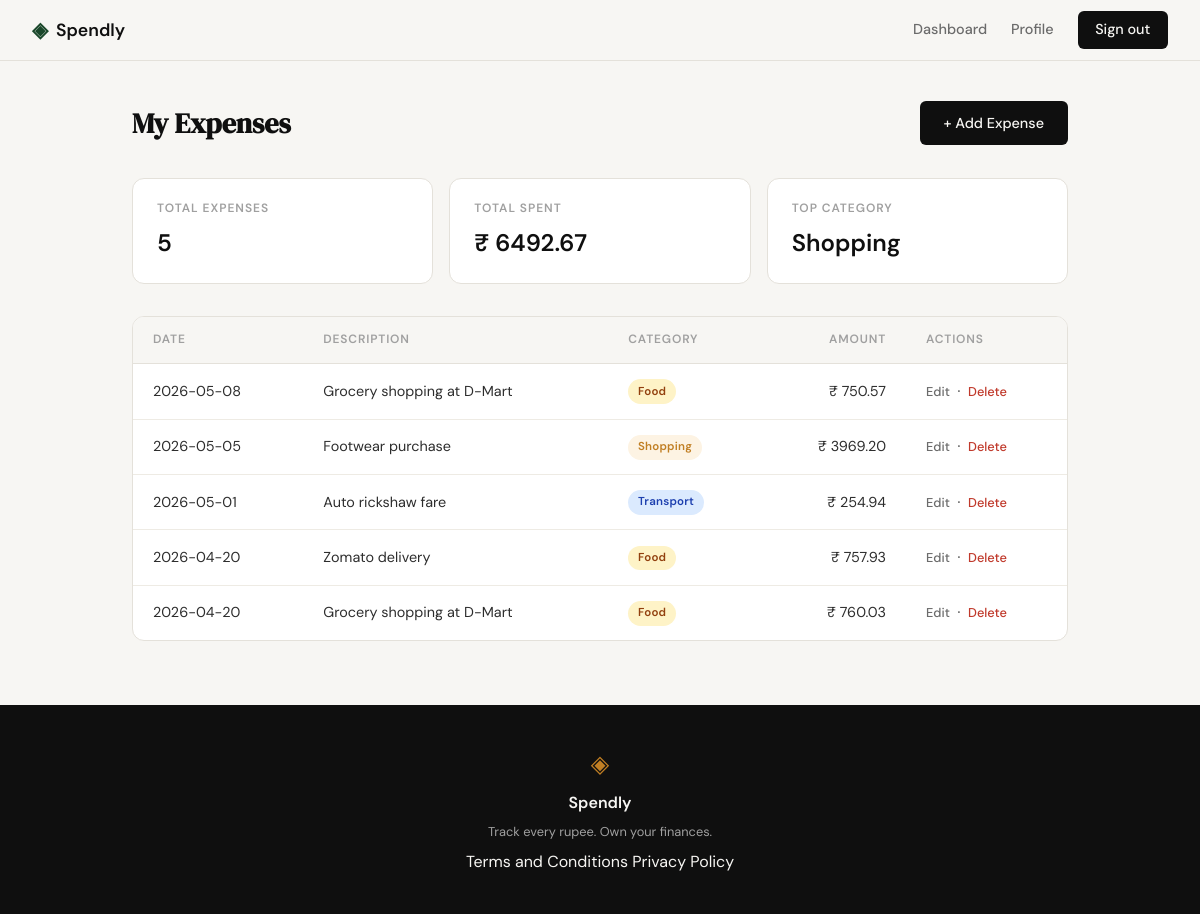
/dashboard (signed in), run on the app's committed database.
### tables this page shows
CREATE TABLE expenses (
            id          INTEGER PRIMARY KEY AUTOINCREMENT,
            user_id     INTEGER NOT NULL REFERENCES users(id),
            amount      REAL    NOT NULL,
            category    TEXT    NOT NULL,
            date        TEXT    NOT NULL,
            description TEXT,
            created_at  TEXT    DEFAULT (datetime('now'))
        );

### app.py (the view)
@app.route("/dashboard")
def dashboard():
    if not session.get("user_id"):
        return redirect(url_for("login"))
    conn = get_db()
    try:
        expenses = conn.execute(
            "SELECT id, amount, category, date, description FROM expenses"
            " WHERE user_id = ? ORDER BY date DESC, created_at DESC",
            (session["user_id"],),
        ).fetchall()
    finally:
        conn.close()
    total_count  = len(expenses)
    total_amount = sum(e["amount"] for e in expenses)
    cat_totals = {}
    for e in expenses:
        cat_totals[e["category"]] = cat_totals.get(e["category"], 0) + e["amount"]
    biggest_cat = max(cat_totals, key=cat_totals.get) if cat_totals else "—"
    return render_template(
        "dashboard.html",
        expenses=expenses,
        total_count=total_count,
        total_amount=total_amount,
        biggest_cat=biggest_cat,
    )

### database/db.py (called while the page is built)
def get_db():
    conn = sqlite3.connect(DB_PATH)
    conn.row_factory = sqlite3.Row
    conn.execute("PRAGMA foreign_keys = ON")
    return conn

### templates/dashboard.html (shortened to what this page needs)
{% extends "base.html" %}
{% block content %}
<div class="dashboard-section">
    <div class="dashboard-header">
        <h1 class="dashboard-title">My Expenses</h1>
        <a href="{{ url_for('add_expense') }}" class="btn-primary">+ Add Expense</a>
    </div>
    <div class="summary-cards">
        <div class="summary-card">
            <div class="summary-card-label">Total Expenses</div>
            <div class="summary-card-value">{{ total_count }}</div>
        </div>
        <div class="summary-card">
            <div class="summary-card-label">Total Spent</div>
            <div class="summary-card-value">₹ {{ "%.2f"|format(total_amount) }}</div>
        </div>
        <div class="summary-card">
            <div class="summary-card-label">Top Category</div>
            <div class="summary-card-value">{{ biggest_cat }}</div>
        </div>
    </div>
    <div class="expense-table-wrap">
        {% if expenses %}
        <table class="expense-table">
            <thead>
                <tr>
                    <th>Date</th>
                    <th>Description</th>
                    <th>Category</th>
                    <th class="col-amount">Amount</th>
                    <th>Actions</th>
                </tr>
            </thead>
            <tbody>
                {% for e in expenses %}
                <tr>
                    <td>{{ e.date }}</td>
                    <td>{{ e.description if e.description else "—" }}</td>
                    <td>
                        <span class="cat-badge cat-{{ e.category | lower }}">
                            {{ e.category }}
                        </span>
                    </td>
                    <td class="col-amount">₹ {{ "%.2f" | format(e.amount) }}</td>
                    <td>
                        <a href="{{ url_for('edit_expense', id=e.id) }}" class="table-action">Edit</a>
                        &nbsp;·&nbsp;
                        <form method="POST" action="{{ url_for('delete_expense', id=e.id) }}" style="display: inline;">
                            <button type="submit" class="table-action danger">Delete</button>
                        </form>
                    </td>
                </tr>
                {% endfor %}
            </tbody>
        </table>
        {% endif %}
    </div>
</div>
{% endblock %}

### static/css/style.css (style rules this page uses)
:root { --ink: #0f0f0f; --ink-soft: #2d2d2d; --ink-muted: #6b6b6b; --ink-faint: #a0a0a0; --paper: #f7f6f3; --paper-warm: #f0ede6; --paper-card: #ffffff; --accent: #1a472a; --accent-light: #e8f0eb; --accent-2: #c17f24; --accent-2-light: #fdf3e3; --danger: #c0392b; --danger-light: #fdecea; --border: #e4e1da; --border-soft: #eeebe4; --font-display: 'DM Serif Display', Georgia, serif; --font-body: 'DM Sans', system-ui, sans-serif; --max-width: 1200px; --auth-width: 440px; --radius-sm: 6px; --radius-md: 12px; --radius-lg: 20px; --cat-food-bg: #fef3c7; --cat-food-text: #92400e; --cat-transport-bg: #dbeafe; --cat-transport-text: #1e40af; --cat-bills-bg: var(--danger-light); --cat-bills-text: var(--danger); --cat-health-bg: var(--accent-light); --cat-health-text: var(--accent); --cat-entertainment-bg: #ede9fe; --cat-entertainment-text: #5b21b6; --cat-shopping-bg: var(--accent-2-light); --cat-shopping-text: var(--accent-2); --cat-other-bg: var(--paper-warm); --cat-other-text: var(--ink-muted); }
*, *::before, *::after { box-sizing: border-box; margin: 0; padding: 0; }
html { font-size: 16px; scroll-behavior: smooth; }
body { background: var(--paper); color: var(--ink); font-family: var(--font-body); font-size: 1rem; line-height: 1.6; -webkit-font-smoothing: antialiased; }
a { color: inherit; text-decoration: none; }
.btn-primary { display: inline-block; background: var(--ink); color: var(--paper); padding: 0.65rem 1.5rem; border-radius: var(--radius-sm); font-family: var(--font-body); font-size: 0.9rem; font-weight: 500; cursor: pointer; border: none; transition: background 0.2s; text-decoration: none; }
.dashboard-section { max-width: 1000px; margin: 0 auto; padding: 2.5rem 2rem 4rem; }
.dashboard-header { display: flex; justify-content: space-between; align-items: center; margin-bottom: 2rem; }
.dashboard-title { font-family: var(--font-display); font-size: 1.75rem; color: var(--ink); }
.summary-cards { display: grid; grid-template-columns: repeat(3, 1fr); gap: 1rem; margin-bottom: 2rem; }
.summary-card { background: var(--paper-card); border: 1px solid var(--border); border-radius: var(--radius-md); padding: 1.25rem 1.5rem; }
.summary-card-label { font-size: 0.75rem; font-weight: 600; color: var(--ink-faint); text-transform: uppercase; letter-spacing: 0.08em; margin-bottom: 0.4rem; }
.summary-card-value { font-size: 1.5rem; font-weight: 600; color: var(--ink); font-variant-numeric: tabular-nums; }
.expense-table-wrap { background: var(--paper-card); border: 1px solid var(--border); border-radius: var(--radius-md); overflow: hidden; }
.expense-table { width: 100%; border-collapse: collapse; }
.expense-table th { font-size: 0.75rem; font-weight: 600; color: var(--ink-faint); text-transform: uppercase; letter-spacing: 0.07em; padding: 0.85rem 1.25rem; border-bottom: 1px solid var(--border); text-align: left; background: var(--paper); }
.expense-table td { padding: 0.9rem 1.25rem; font-size: 0.9rem; color: var(--ink-soft); border-bottom: 1px solid var(--border-soft); }
.expense-table tbody tr:last-child td { border-bottom: none; }
.expense-table th.col-amount, .expense-table td.col-amount { text-align: right; font-variant-numeric: tabular-nums; }
.cat-badge { display: inline-block; font-size: 0.72rem; font-weight: 600; padding: 0.2rem 0.6rem; border-radius: 999px; letter-spacing: 0.02em; }
.cat-food { background: var(--cat-food-bg); color: var(--cat-food-text); }
.cat-transport { background: var(--cat-transport-bg); color: var(--cat-transport-text); }
.cat-shopping { background: var(--cat-shopping-bg); color: var(--cat-shopping-text); }
.table-action { font-size: 0.8rem; font-weight: 500; color: var(--ink-muted); text-decoration: none; transition: color 0.15s; background: none; border: none; cursor: pointer; font-family: var(--font-body); padding: 0; }
.table-action.danger { color: var(--danger); }

### data on the page
expenses: category "Shopping", date "2026-05-05", description "Footwear purchase", amount "3969.20"
expenses: date "2026-05-08", description "Grocery shopping at D-Mart", category "Food", amount "750.57"
expenses: date "2026-05-01", description "Auto rickshaw fare", category "Transport", amount "254.94"
expenses: date "2026-04-20", description "Zomato delivery", category "Food", amount "757.93"
expenses: date "2026-04-20", description "Grocery shopping at D-Mart", category "Food", amount "760.03"

### other printed values
{{ total_count }} "5"
{{ "%.2f"|format(total_amount) }} "6492.67"
